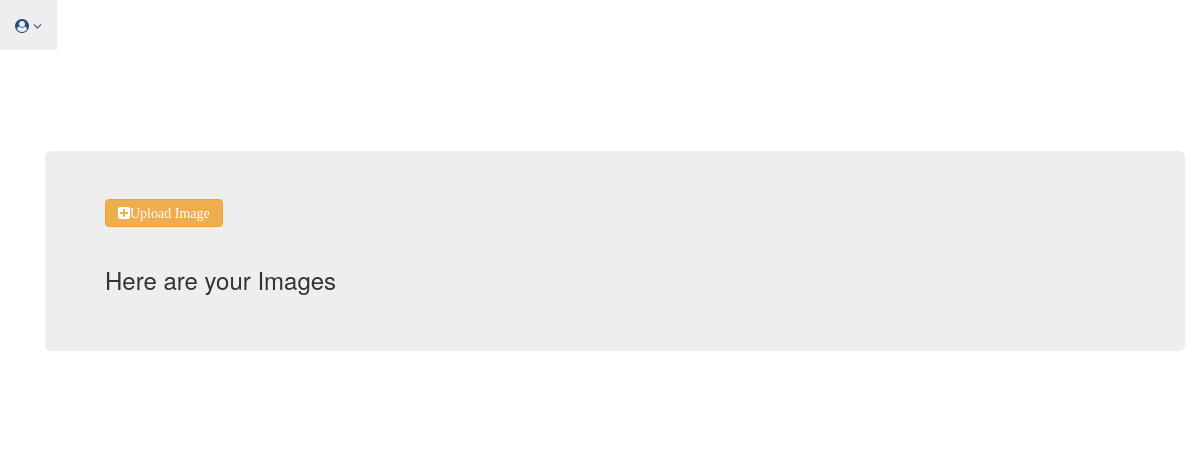
Page /image_app/images/ on the earlier database version.
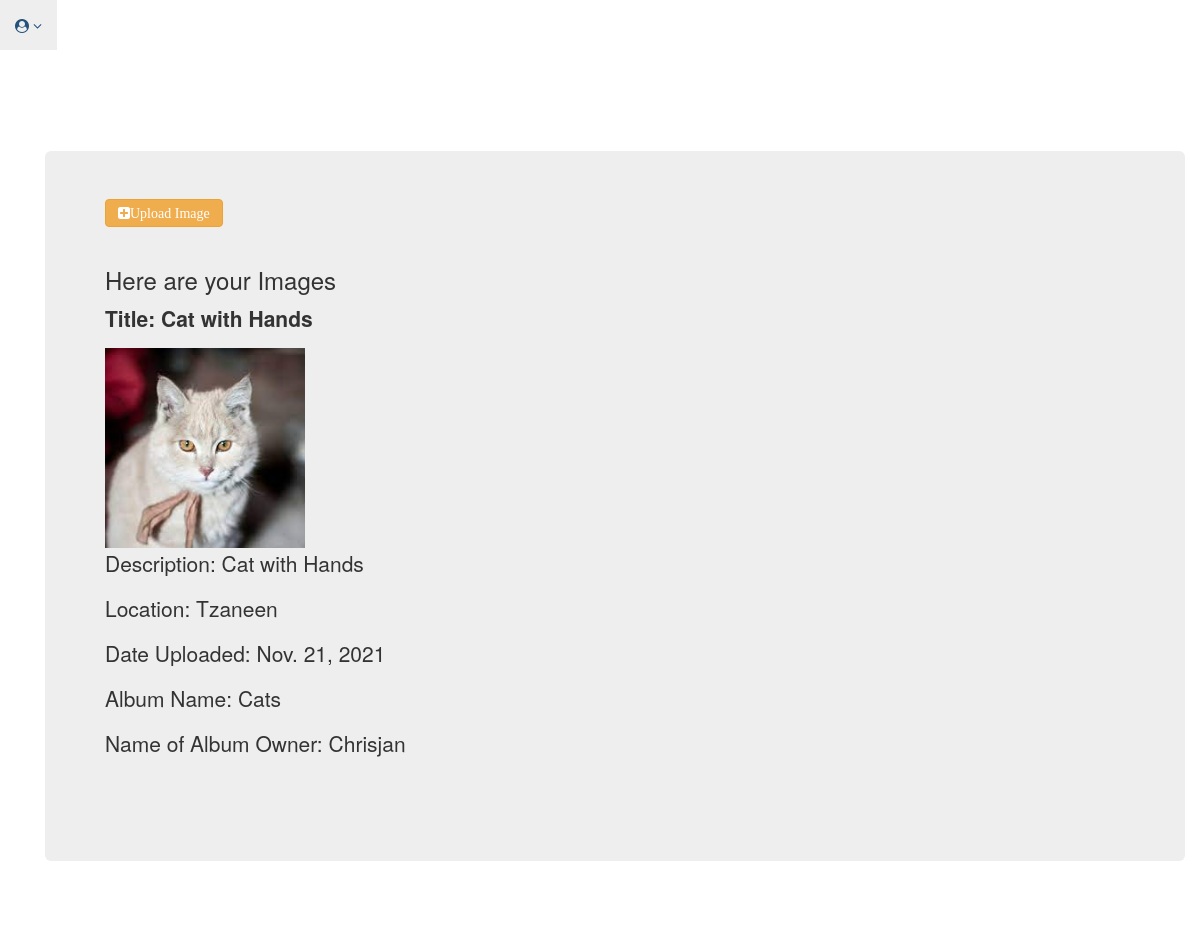
Same page on the later database version.
### image_app/models.py (models this page shows, shortened)
class UserImage(models.Model):
    pic = models.ImageField(upload_to=image_directory_path, storage=image_storage)
    title = models.CharField(max_length = 200, unique = True)
    desc = models.CharField(max_length = 300, unique = True)
    location = models.CharField(max_length = 30, unique = False)
    album_name = models.ForeignKey(Album,related_name='image_in_album', on_delete = models.CASCADE)
    date_uploaded = models.DateField(blank = True, null = True)
    class Meta:
        ordering = ('date_uploaded',)

class Album(models.Model):
    album_name = models.CharField(max_length = 200, unique = True)
    user_name = models.ForeignKey(User,related_name ='u_album_name', on_delete = models.CASCADE)
    date_created = models.DateField()
    def __str__(self):
        return str(self.album_name)

### image_app/views.py (the view)
# urls.py: path('images/',views.view_picture, name = 'images'),
def view_picture(request):
    c = dict()
    c['userimage'] = models.UserImage.objects.all().order_by('-date_uploaded')
    imgform = ImageForm()
    return render(request,'image_app/Display_images_detail.html',c)

### templates/image_app/Display_images_detail.html (shortened to what this page needs)
{% extends "image_app/base.html" %} {% block body_block %}
{% load static %}
<div class="container">
  <div class="jumbotron">
    <a href="{% url 'image_app:upload' %}" class="btn btn-warning fa fa-plus-square">Upload Image</a>
    <br>
    <br>
    <h3>Here are your Images</h3>
    {% for i in userimage %}
        <p><b>Title: {{i.title}}</b></p>
        <img src="{{i.pic.url}}" width="200" height="200">
        <p>Description: {{i.desc}}</p>
        <p>Location: {{i.location}}</p>
        <p>Date Uploaded: {{i.date_uploaded}}</p>
        <p>Album Name: {{i.album_name}}</p>
        <p>Name of Album Owner: {{i.album_name.user_name}}</p>
        <br>
        <br>
{% endfor %}
  </div>
</div>
{% endblock%}

Differences in the rows shown:
added UserImage: title "Cat with Hands", pic (picture), desc "Cat with Hands", location "Tzaneen", date_uploaded "Nov. 21, 2021", album_name "Cats", album_name.user_name "Chrisjan"
